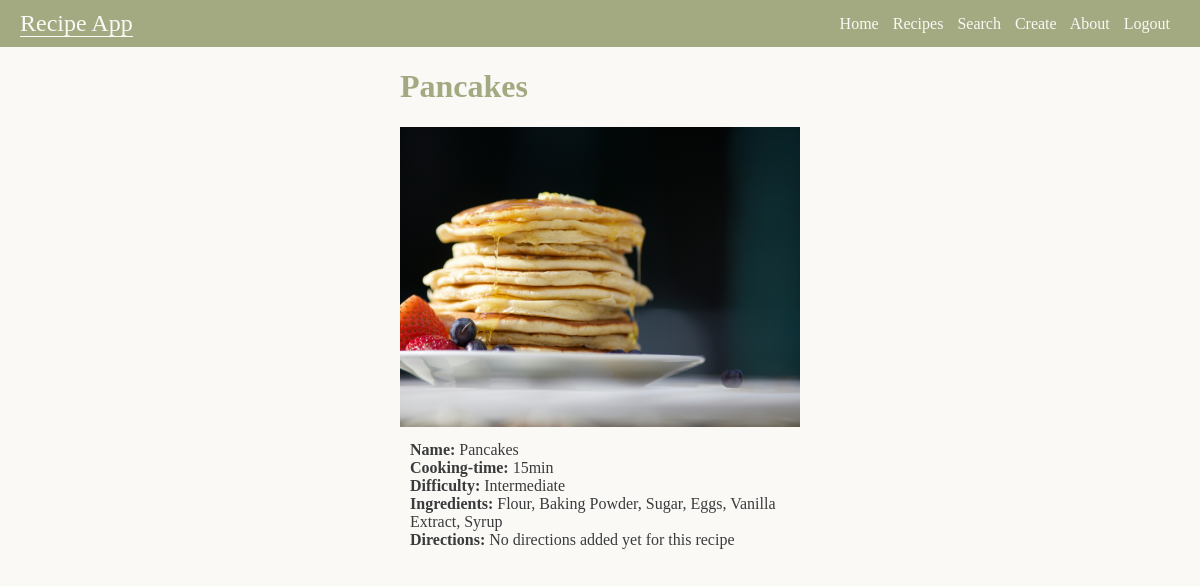
The page /list/3 (signed in) on the database as committed earlier.
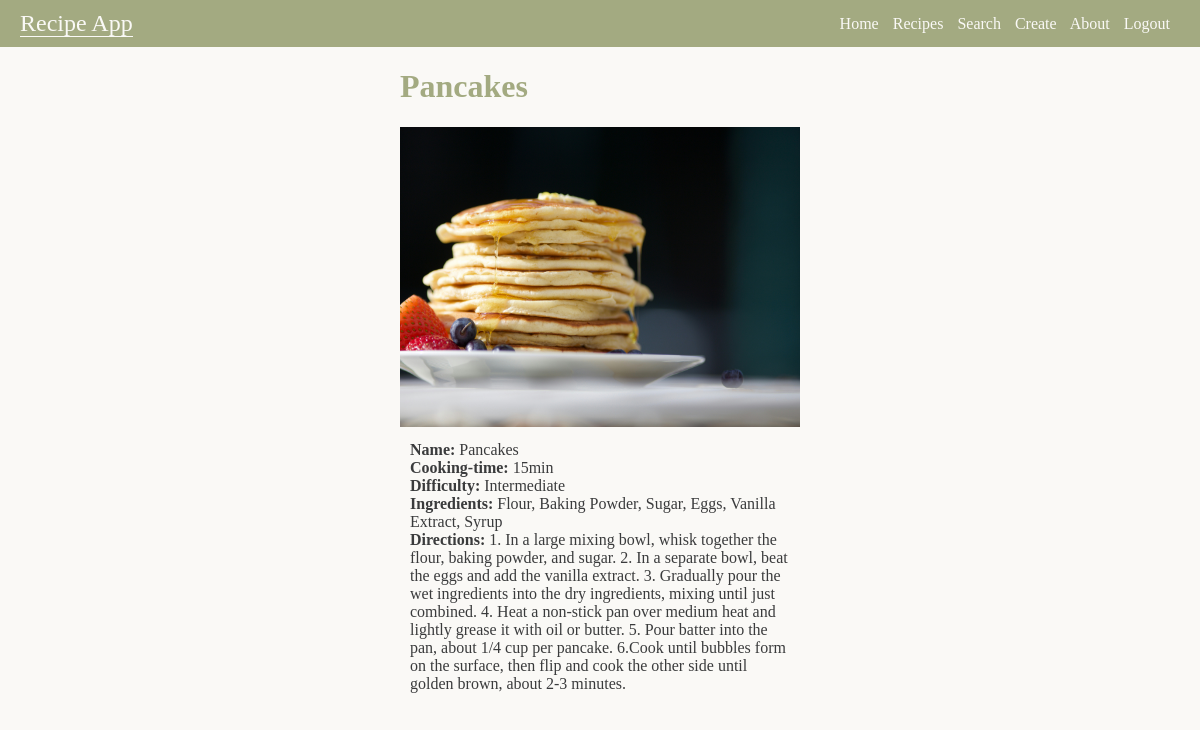
The same page on the database as committed later.
### recipes/models.py (models this page shows, shortened)
class Recipe(models.Model):
  name= models.CharField(max_length=50)
  cooking_time= models.IntegerField()
  ingredients= models.TextField(max_length=250, default='Please separate with commas')
  difficulty= models.CharField(max_length=12, default= None)
  directions = models.TextField(max_length=500, default= 'No directions added yet for this recipe')
  pic = models.ImageField(upload_to='recipes/images', default='no_picture.jpg')

### recipes/views.py (the view)
# urls.py: path('list/<pk>', RecipeDetailView.as_view(), name='detail'),
class RecipeDetailView(LoginRequiredMixin, DetailView):
  model = Recipe
  template_name = 'recipes/details.html'

### recipes/templates/recipes/details.html (shortened to what this page needs)
<!DOCTYPE html>
<html>
  <head>
    <link rel="stylesheet" href="../../static/recipes/index.css" />
  </head>
  <body>
    <nav class="navbar">
      <div class="navbar__brand">
        <a href="{% url 'recipes:home'%}"><span>Recipe App</span></a>
      </div>
      <div class="navbar__links">
        <a href="{% url 'recipes:home'%}"><span>Home</span></a>
        <a href="{% url 'recipes:list'%}"><span>Recipes</span></a>
        <a href="{% url 'recipes:search'%}"><span>Search</span></a>
        <a href="{% url 'recipes:create'%}"><span>Create</span></a>
        <a href="{% url 'recipes:about'%}"><span>About</span></a>
        <a href="{% url 'logout'%}"><span>Logout</span></a>
      </div>
    </nav>
    <div class="details__layout">
      <div class="details--container">
        <h1>{{object.name}}</h1>
        <img src="{{object.pic.url}}" width="400" height="300" />
        <br />
        <div class="details--data">
          <b>Name: </b> {{object.name}} <br />
          <b>Cooking-time: </b> {{object.cooking_time}}min <br />
          <b>Difficulty: </b> {{object.difficulty}} <br />
          <b>Ingredients: </b> {{object.ingredients}} <br />
          <b>Directions: </b> {{object.directions}} <br />
        </div>
      </div>
    </div>
  </body>
</html>

Rows that differ between the two databases and show on the page:
changed Recipe "Pancakes": directions "No directions added yet for this recipe" → "1. In a large mixing bowl, whisk together the flour, baking powder, and sugar. 2. In a separate bowl, beat the eggs and add the vanilla extract. 3. Gradually pour the wet ingredients into the dry ingredients, mixing until just combined. 4. Heat a non-stick pan over medium heat and lightly grease it with oil or butter. 5. Pour batter into the pan, about 1/4 cup per pancake. 6.Cook until bubbles form on the surface, then flip and cook the other side until golden brown, about 2-3 minutes."
